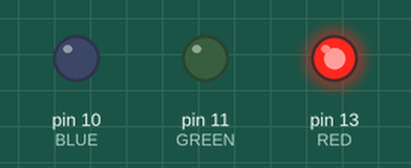
A sketch run on a simulated Arduino Uno, built with avr-gcc and run on an emulated ATmega328P. Parts: output pins drawn as LEDs (lit = HIGH).

Above: at 0.2 s.
At 1.2 s:
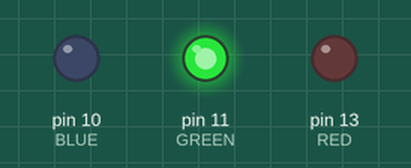
At 2.2 s:
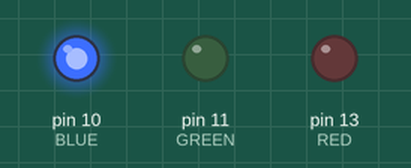
At 5.7 s:
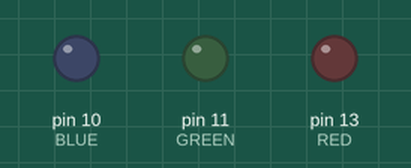
Timing chart, 0 to 6.9 s (numbered marks = the images above):
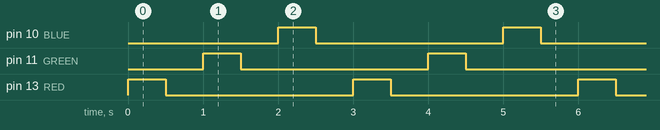

Measured:
- by itself, pin 10 (BLUE), pin 11 (GREEN), pin 13 (RED): alternates HIGH for 0.50 s and LOW for 2.5 s
- by itself, everything shown: repeats every 3.0 s, in 6 steps

The sketch:

_01_LED_Blink.ino
```cpp
const int RED = 13;
const int GREEN = 11;
const int BLUE = 10;

void setup()
{
  pinMode(RED, OUTPUT);
  pinMode(GREEN, OUTPUT);
  pinMode(BLUE, OUTPUT);
}

void loop()
{
  digitalWrite(RED, HIGH);
  delay(500);
  digitalWrite(RED, LOW);
  delay(500);

  digitalWrite(GREEN, HIGH);
  delay(500);
  digitalWrite(GREEN, LOW);
  delay(500);

  digitalWrite(BLUE, HIGH);
  delay(500);
  digitalWrite(BLUE, LOW);
  delay(500);
}
```
